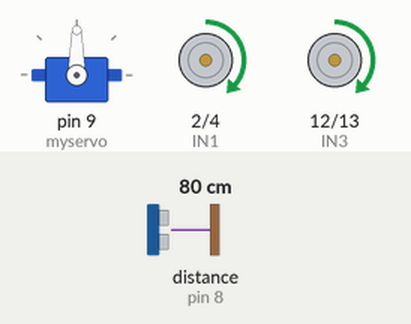
Recording of a sketch running on a simulated Arduino Uno, built with avr-gcc and run on an emulated ATmega328P. Parts: servo, motor-driver pin pairs drawn as motors (green arrow = first pin HIGH = forward, orange = second pin HIGH = backward, longer = more drive, scaled by the enable pin). Wiring (inferred from the names in the program): ultrasonic range finder: trigger pin 7; echo pin 8. Inputs (shaded band) come from the test bench; at power-on: distance to the obstacle (sensor on pin 8) 80 cm. The echo pulse lasts 58.3 µs per cm.

Above: at 2.6 s.
2.7 s: distance to the obstacle (sensor on pin 8) set to 15 cm
4.2 s: distance to the obstacle (sensor on pin 8) set to 11 cm
At 5.0 s:
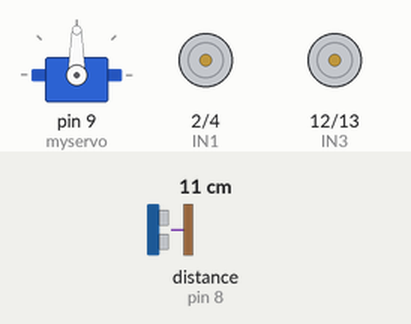
At 5.35 s:
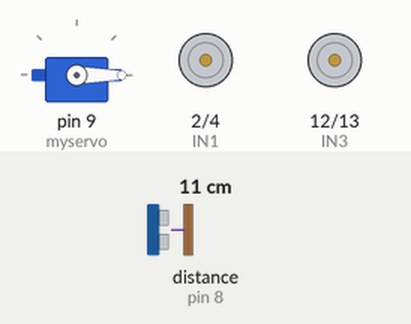
7.2 s: distance to the obstacle (sensor on pin 8) set to 18 cm
9.1 s: distance to the obstacle (sensor on pin 8) set to 2 cm
At 11.4 s:
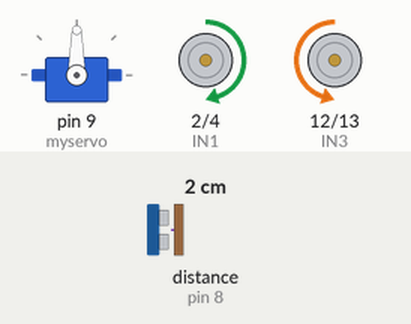
Timing chart, 0 to 13.1 s (numbered marks = the images above; inputs shaded):
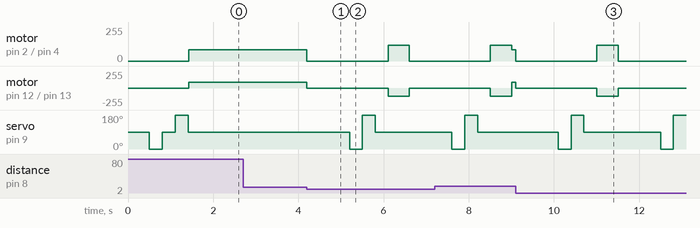

Measured:
- the behaviour switches between 14 and 13 cm on distance to the obstacle (sensor on pin 8) (found by bisection; images 0 and 1)
- after the input at 2.7 s, every drawn part: stays the same
- after the input at 4.2 s, motor on pin 2 (IN1) / pin 4 (IN2): forward 85/255 → stopped at once, → forward 120/255 1.9 s later, → stopped 0.50 s later; motor on pin 12 (IN3) / pin 13 (IN4): forward 85/255 → stopped at once, → backward 120/255 1.9 s later, → stopped 0.50 s later
- after the input at 9.1 s, motor on pin 2 (IN1) / pin 4 (IN2): forward 85/255 → stopped at once, → forward 120/255 1.9 s later, → stopped 0.50 s later; motor on pin 12 (IN3) / pin 13 (IN4): forward 85/255 → stopped at once, → backward 120/255 1.9 s later, → stopped 0.50 s later

The sketch:

obstacle_avoiding_car.ino
```cpp
//Declaration of variables related to Ultrasonic Sensor
int trig_p = 7;//trigger pin
int echo_p = 8;//echo pin
long duration = 0;//time taken to recieve signal by ultrasonic sensor
int distance = 0;//distance measured from ultrasonic sensor
int least_distance = 12;//arbitrary 12 cm least distance parameter
int scan_time = 300;//safe time for which ultrasonic sensor can obtain reading
float sound_speed = 0.0343;//in cm / micro sec

//declaration of variables related to servo motor
#include <Servo.h>
Servo myservo;  // create Servo object to control a servo
int pos_left = 0;// variable to store the left servo position
int pos_center = 90;// variable to store the center servo position
int pos_right = 180;// variable to store the right servo position

//declaring motor pins

//left motor pins
int ENA =5;
int IN1 = 2;
int IN2 = 4;

//right motor pins
int ENB = 6;
int IN3 = 12;
int IN4 = 13;

//analog values for speed
int forward_speed = 85;
int turn_speed = 120;//higher than forward as turning requires more torque


int distance_calculation()
{
  digitalWrite(trig_p, LOW);
  delayMicroseconds(2);

  digitalWrite(trig_p, HIGH);
  delayMicroseconds(10);
  digitalWrite(trig_p, LOW);

  duration = pulseIn(echo_p, HIGH);//inbuilt function that measures time taken to recieve sound

  distance = (sound_speed * duration)/2;//formula to calculate distance based on speed and time

  Serial.print("Distance: ");
  Serial.print(distance);
  Serial.println(" cm");

  return distance;
}

void move_forward()
{
  //both motor move in same forward direction
  digitalWrite(IN1, HIGH);
  digitalWrite(IN2, LOW);
  digitalWrite(IN3, HIGH);
  digitalWrite(IN4, LOW);
  analogWrite(ENA, forward_speed);
  analogWrite(ENB, forward_speed);
}

void turn_left()
{
  //to turn left right wheel moves forward and left wheel moves backwards
  digitalWrite(IN1, LOW);
  digitalWrite(IN2, HIGH);
  digitalWrite(IN3, HIGH);
  digitalWrite(IN4, LOW);
  analogWrite(ENA, turn_speed);
  analogWrite(ENB, turn_speed);
  delay(500);
}

void turn_right()
{
  //to turn right left wheel moves forward and right wheel moves backwards
  digitalWrite(IN1, HIGH);
  digitalWrite(IN2, LOW);
  digitalWrite(IN3, LOW);
  digitalWrite(IN4, HIGH);
  analogWrite(ENA, turn_speed);
  analogWrite(ENB, turn_speed);
  delay(500);
}

void stop_car()
{
  //no current goes to motor hence car stops
  digitalWrite(IN1, LOW);
  digitalWrite(IN2, LOW);
  digitalWrite(IN3, LOW);
  digitalWrite(IN4, LOW);
  analogWrite(ENA, 0);
  analogWrite(ENB, 0);
  delay(1000);
}

void initial_best_distance() // to measure best initial distance from start time
{
  int left_initial_dist = 0;
  int center_initial_dist = 0;
  int right_initial_dist = 0;

  //scan Left
  myservo.write(pos_left);
  delay(scan_time);
  left_initial_dist = distance_calculation();

  //scan center
  myservo.write(pos_center);
  delay(scan_time);
  center_initial_dist = distance_calculation();

  //scan right
  myservo.write(pos_right);
  delay(scan_time);
  right_initial_dist = distance_calculation();

  myservo.write(pos_center);//reset to center

  if (left_initial_dist > center_initial_dist && left_initial_dist > right_initial_dist)
  {
    turn_left();//car turns left
    myservo.write(pos_center);
    move_forward();//car moves forward at servo being at center position
  }
  else if (right_initial_dist > center_initial_dist && right_initial_dist > left_initial_dist)
  {
    turn_right();//car turns right
    myservo.write(pos_center);
    move_forward();//car moves forward at servo being at center position
  }
}

void servo_control()
{
  int left_dist = 0;
  int center_dist = 0;
  int right_dist = 0;

  myservo.write(pos_center);
  center_dist = distance_calculation();

  if (center_dist <= least_distance)
  {
    stop_car();//stopping to get stable reading

    //scan left
    myservo.write(pos_left);
    delay(scan_time);
    left_dist = distance_calculation();

    //scan right
    myservo.write(pos_right);
    delay(scan_time);
    right_dist = distance_calculation();

    myservo.write(pos_center);
    delay(scan_time);

    if(left_dist > right_dist)
    {
      turn_left();
      move_forward();
    }
    else
    {
      turn_right();
      move_forward();
    }
  }
  else
  {
    move_forward();
  }
}

void setup() {
  pinMode(trig_p, OUTPUT);//trig pin sends out ultrasonic waves
  pinMode(echo_p, INPUT);//echo pin recieves ultrasonic waves

  // all motor pins are output including pwm control
  pinMode(ENA, OUTPUT);
  pinMode(ENB, OUTPUT);
  pinMode(IN1, OUTPUT);
  pinMode(IN2, OUTPUT);
  pinMode(IN3, OUTPUT);
  pinMode(IN4, OUTPUT);

  myservo.attach(9);  // attaches the servo on pin 9 to the Servo object
  delay(500);//gives servo time to settle at center position
  initial_best_distance();
}

void loop() {
  servo_control();
}
```
